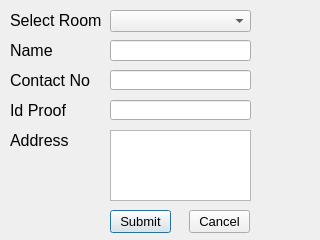
<?xml version="1.0" encoding="UTF-8"?>
<ui version="4.0">
 <class>BookRoomDialog</class>
 <widget class="QDialog" name="BookRoomDialog">
  <property name="windowModality">
   <enum>Qt::WindowModal</enum>
  </property>
  <property name="geometry">
   <rect>
    <x>0</x>
    <y>0</y>
    <width>320</width>
    <height>240</height>
   </rect>
  </property>
  <property name="windowTitle">
   <string>Book a room</string>
  </property>
  <property name="windowIcon">
   <iconset>
    <normaloff>icon.png</normaloff>icon.png</iconset>
  </property>
  <widget class="QLabel" name="label">
   <property name="geometry">
    <rect>
     <x>10</x>
     <y>10</y>
     <width>91</width>
     <height>21</height>
    </rect>
   </property>
   <property name="font">
    <font>
     <pointsize>12</pointsize>
    </font>
   </property>
   <property name="text">
    <string>Select Room</string>
   </property>
  </widget>
  <widget class="QComboBox" name="cmbRoomList">
   <property name="geometry">
    <rect>
     <x>110</x>
     <y>10</y>
     <width>141</width>
     <height>22</height>
    </rect>
   </property>
   <property name="font">
    <font>
     <pointsize>12</pointsize>
    </font>
   </property>
  </widget>
  <widget class="QLineEdit" name="txtName">
   <property name="geometry">
    <rect>
     <x>110</x>
     <y>40</y>
     <width>141</width>
     <height>21</height>
    </rect>
   </property>
  </widget>
  <widget class="QLineEdit" name="txtContactNumber">
   <property name="geometry">
    <rect>
     <x>110</x>
     <y>70</y>
     <width>141</width>
     <height>20</height>
    </rect>
   </property>
  </widget>
  <widget class="QTextEdit" name="txtAddress">
   <property name="geometry">
    <rect>
     <x>110</x>
     <y>130</y>
     <width>141</width>
     <height>71</height>
    </rect>
   </property>
  </widget>
  <widget class="QLabel" name="label_2">
   <property name="geometry">
    <rect>
     <x>10</x>
     <y>40</y>
     <width>91</width>
     <height>21</height>
    </rect>
   </property>
   <property name="font">
    <font>
     <pointsize>12</pointsize>
    </font>
   </property>
   <property name="text">
    <string>Name</string>
   </property>
  </widget>
  <widget class="QLabel" name="label_3">
   <property name="geometry">
    <rect>
     <x>10</x>
     <y>70</y>
     <width>91</width>
     <height>21</height>
    </rect>
   </property>
   <property name="font">
    <font>
     <pointsize>12</pointsize>
    </font>
   </property>
   <property name="text">
    <string>Contact No</string>
   </property>
  </widget>
  <widget class="QLabel" name="label_4">
   <property name="geometry">
    <rect>
     <x>10</x>
     <y>130</y>
     <width>91</width>
     <height>21</height>
    </rect>
   </property>
   <property name="font">
    <font>
     <pointsize>12</pointsize>
    </font>
   </property>
   <property name="text">
    <string>Address</string>
   </property>
  </widget>
  <widget class="QLabel" name="label_5">
   <property name="geometry">
    <rect>
     <x>10</x>
     <y>100</y>
     <width>91</width>
     <height>21</height>
    </rect>
   </property>
   <property name="font">
    <font>
     <pointsize>12</pointsize>
    </font>
   </property>
   <property name="text">
    <string>Id Proof</string>
   </property>
  </widget>
  <widget class="QLineEdit" name="txtIdProof">
   <property name="geometry">
    <rect>
     <x>110</x>
     <y>100</y>
     <width>141</width>
     <height>20</height>
    </rect>
   </property>
  </widget>
  <widget class="QPushButton" name="btnSubmit">
   <property name="geometry">
    <rect>
     <x>110</x>
     <y>210</y>
     <width>61</width>
     <height>23</height>
    </rect>
   </property>
   <property name="font">
    <font>
     <pointsize>10</pointsize>
    </font>
   </property>
   <property name="text">
    <string>Submit</string>
   </property>
  </widget>
  <widget class="QPushButton" name="btnCancel">
   <property name="geometry">
    <rect>
     <x>189</x>
     <y>210</y>
     <width>61</width>
     <height>23</height>
    </rect>
   </property>
   <property name="font">
    <font>
     <pointsize>10</pointsize>
    </font>
   </property>
   <property name="text">
    <string>Cancel</string>
   </property>
  </widget>
 </widget>
 <resources/>
 <connections/>
</ui>
